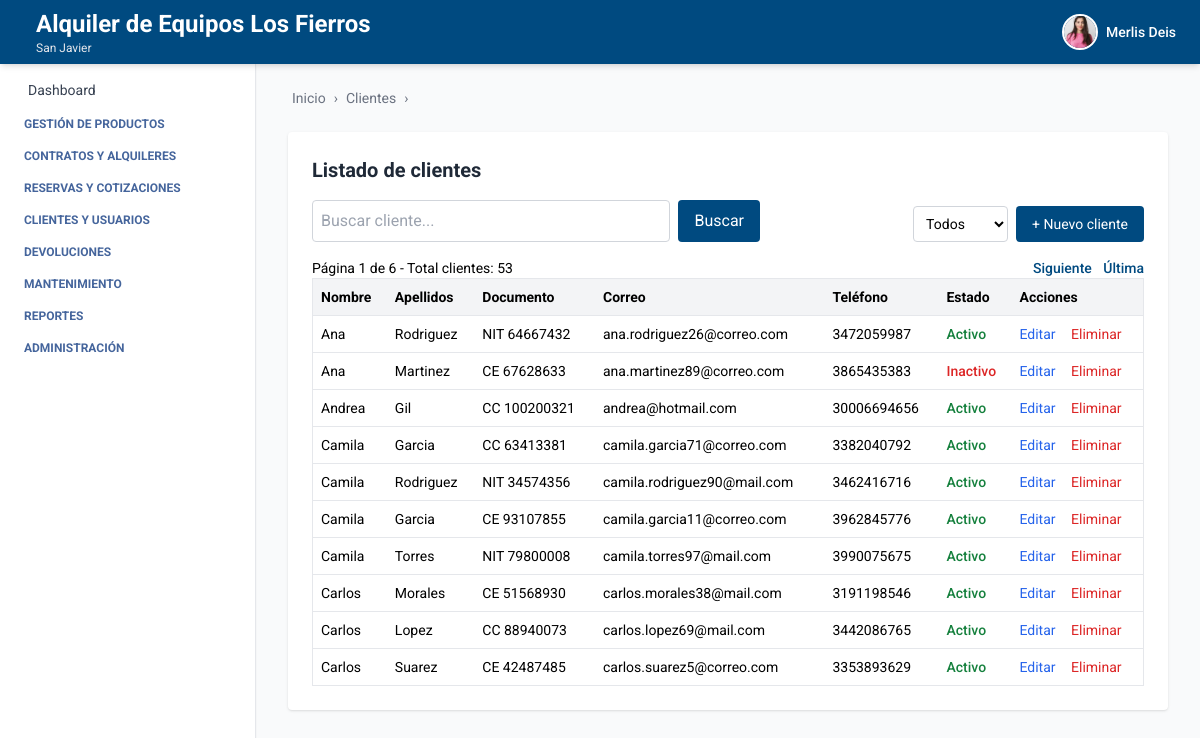
The page /clientes/ (signed in) on the database as committed earlier.
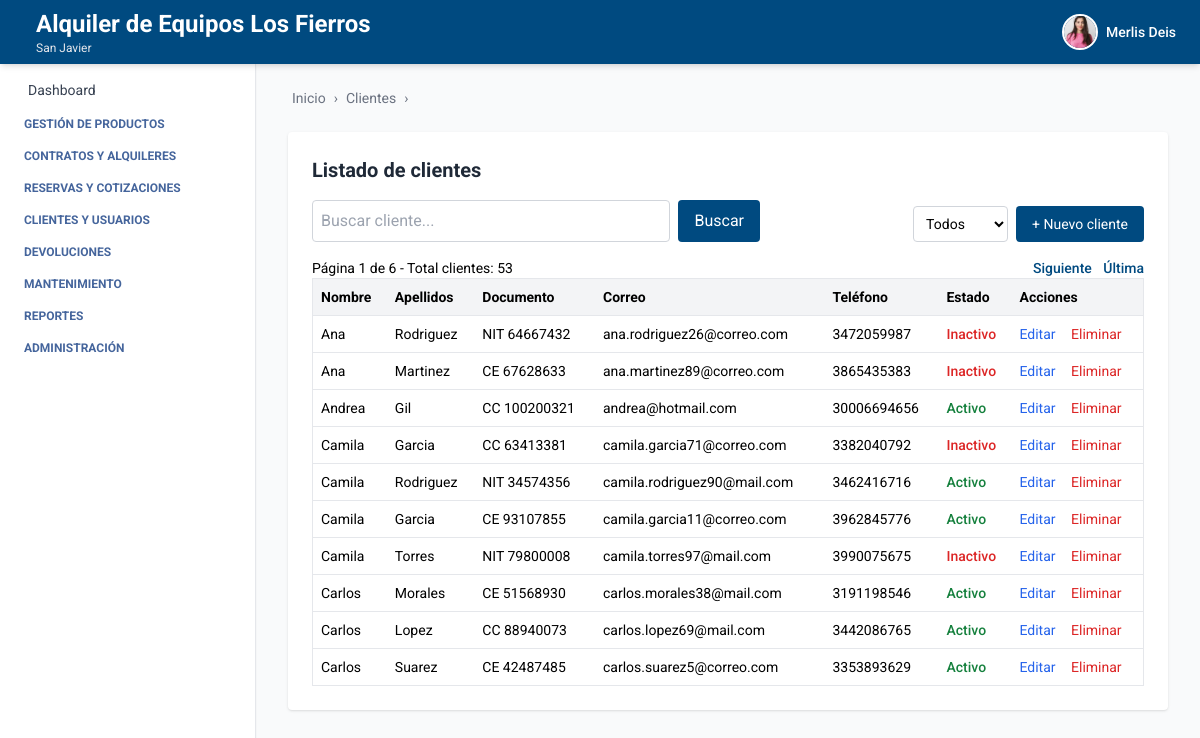
The same page on the database as committed later.
### cliente/models.py (models this page shows, shortened)
class Cliente(Persona):
    documento = models.CharField(max_length=30)  # ← ahora está en Cliente
    empresa = models.ForeignKey(Empresa, on_delete=models.CASCADE)
    estado = models.BooleanField(default=True)
    class Meta:
        verbose_name = 'Cliente'
        verbose_name_plural = 'Clientes'
        unique_together = ('documento', 'empresa')  # ✅ ahora sí funciona

### persona/models.py (models this page shows, shortened)
class Persona(models.Model):
    TIPO_DOCUMENTO_CHOICES = [
        ('CC', 'Cédula de ciudadanía'),
        ('NIT', 'NIT'),
        ('CE', 'Cédula de extranjería'),
    ]
    nombre = models.CharField(max_length=100)
    apellidos = models.CharField(max_length=100)
    tipo_documento = models.CharField(max_length=10, choices=TIPO_DOCUMENTO_CHOICES)
    telefono = models.CharField(max_length=20, blank=True, null=True)
    correo = models.EmailField(blank=True, null=True)
    direccion = models.CharField(max_length=255, blank=True, null=True)
    class Meta:
        verbose_name = 'Persona'
        verbose_name_plural = 'Personas'

### cliente/views.py (the view, shortened to what this page needs)
# urls.py: path('clientes/', cliente_list, name='cliente_list'),
@login_required
def cliente_list(request):
    query = request.GET.get('q', '').strip()
    clientes_qs = Cliente.objects.filter(empresa=request.user.empresa)
    total_clientes= len(Cliente.objects.filter(empresa=request.user.empresa))
    clientes_qs = clientes_qs.order_by('nombre')
    paginator = Paginator(clientes_qs, 10)
    page_number = request.GET.get('page')
    clientes = paginator.get_page(page_number)
    total_clientes= "Total clientes: " + str(total_clientes)
    return render(request, 'cliente_list.html', {
        'clientes': clientes,
        'total_clientes': total_clientes,
        'query': query,
        'estado_filtro': 'todos',
        'breadcrumb_items': [('Clientes', 'Listado')],
    })

### cliente/templates/cliente_list.html (shortened to what this page needs)
{% extends 'index.html' %}
{% block breadcrumb %}
  {% include 'breadcrumb.html' with home='/' breadcrumbs=breadcrumb_items %}
{% endblock %}
{% block content %}
  <div class="max-w-6xl mx-auto mt-6 bg-white p-6 rounded shadow">
    <div class="flex justify-between items-center mb-4">
      <h2 class="text-xl font-bold text-gray-800">Listado de clientes</h2>
    </div>
    <form method="get" class="mb-4 flex justify-between items-end gap-2">
      <div class="flex gap-2 w-full max-w-md">
        <input type="text" name="q" value="{{ query }}" placeholder="Buscar cliente..." class="p-2 border border-gray-300 rounded w-full" />
        <button type="submit" class="bg-[var(--primary-color)] text-white px-4 py-2 rounded">Buscar</button>
      </div>
      <div class="flex items-end gap-2">
        <select id="filtro-estado" class="p-2 border border-gray-300 rounded text-sm bg-white">
          <option value="{% url 'cliente_list' %}" {% if estado_filtro == 'todos' %}selected{% endif %}>Todos</option>
      </select>
        <a href="{% url 'cliente_create' %}" class="bg-[var(--primary-color)] text-white px-4 py-2 rounded text-sm hover:bg-blue-700 transition">+ Nuevo cliente</a>
      </div>
    </form>
    <table class="min-w-full bg-white border border-gray-200 rounded text-sm">
      <thead class="bg-gray-100 text-left">
        <tr>
          <th class="p-2">Nombre</th>
          <th class="p-2">Apellidos</th>
          <th class="p-2">Documento</th>
          <th class="p-2">Correo</th>
          <th class="p-2">Teléfono</th>
          <th class="p-2">Estado</th>
          <th class="p-2">Acciones</th>
        </tr>
      </thead>
      <tbody>
        {% for cliente in clientes %}
          <tr class="border-t">
            <td class="p-2">{{ cliente.nombre }}</td>
            <td class="p-2">{{ cliente.apellidos }}</td>
            <td class="p-2">{{ cliente.tipo_documento }} {{ cliente.documento }}</td>
            <td class="p-2">{{ cliente.correo|default:'—' }}</td>
            <td class="p-2">{{ cliente.telefono|default:'—' }}</td>
            <td class="p-2">
              {% if cliente.estado %}
                <span class="text-green-700 font-medium">Activo</span>
              {% else %}
                <span class="text-red-600 font-medium">Inactivo</span>
              {% endif %}
            </td>
            <td class="p-2 text-sm">
              <a href="{% url 'cliente_edit' cliente.id %}" class="text-blue-600 hover:underline mr-3">Editar</a>
              <a href="{% url 'cliente_delete' cliente.id %}" class="text-red-600 hover:underline">Eliminar</a>
            </td>
          </tr>
        {% empty %}
          <tr>
            <td colspan="7" class="p-4 text-center text-gray-500">No hay clientes registrados.</td>
          </tr>
        {% endfor %}
      </tbody>
      <div class="mt-4 flex justify-between items-center text-sm">
        <div>
          Página {{ clientes.number }} de {{ clientes.paginator.num_pages }} - <span>{{ total_clientes }}</span>
        </div>
        <div class="space-x-2">
          {% if clientes.has_next %}
            <a href="?page={{ clientes.next_page_number }}"
              class="text-[var(--primary-color)] font-medium">
              Siguiente
            </a>
            <a href="?page={{ clientes.paginator.num_pages }}"
              class="text-[var(--primary-color)] font-medium">
              Última
            </a>
          {% endif %}
        </div>
      </div>
    </table>
  </div>
{% endblock %}

Rows that differ between the two databases and show on the page:
changed Cliente "ana.rodriguez26@correo.com": estado "Activo" → "Inactivo"
changed Cliente "camila.garcia71@correo.com": estado "Activo" → "Inactivo"
changed Cliente "Torres": estado "Activo" → "Inactivo"
